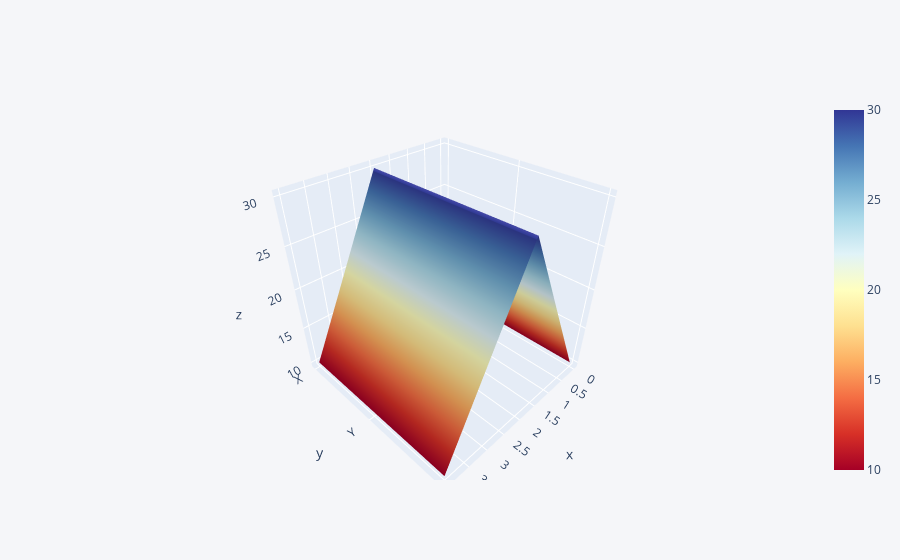

Here is the notebook cell this chart was saved with:
### Code cell
df3.iplot(kind='surface', colorscale='rdylbu')

### Figure 1 — Plotly figure (JSON) as saved in the notebook; plotly's stock layout.template omitted (floating-point values rounded to 4 significant figures)
{"data": [{"colorscale": [[0, "rgb(165,0,38)"], [0.1, "rgb(215,48,39)"], [0.2, "rgb(244,109,67)"], [0.3, "rgb(253,174,97)"], [0.4, "rgb(254,224,144)"], [0.5, "rgb(255,255,191)"], [0.6, "rgb(224,243,248)"], [0.7, "rgb(171,217,233)"], [0.8, "rgb(116,173,209)"], [0.9, "rgb(69,117,180)"], [1, "rgb(49,54,149)"]], "type": "surface", "x": [0, 1, 2, 3, 4], "y": ["X", "Y", "Z"], "z": [[10, 20, 30, 20, 10], [10, 20, 30, 20, 10], [10, 20, 30, 20, 10]]}], "layout": {"legend": {"bgcolor": "#F5F6F9", "font": {"color": "#4D5663"}}, "paper_bgcolor": "#F5F6F9", "plot_bgcolor": "#F5F6F9", "title": {"font": {"color": "#4D5663"}}, "xaxis": {"gridcolor": "#E1E5ED", "showgrid": true, "tickfont": {"color": "#4D5663"}, "title": {"font": {"color": "#4D5663"}, "text": ""}, "zerolinecolor": "#E1E5ED"}, "yaxis": {"gridcolor": "#E1E5ED", "showgrid": true, "tickfont": {"color": "#4D5663"}, "title": {"font": {"color": "#4D5663"}, "text": ""}, "zerolinecolor": "#E1E5ED"}}}
